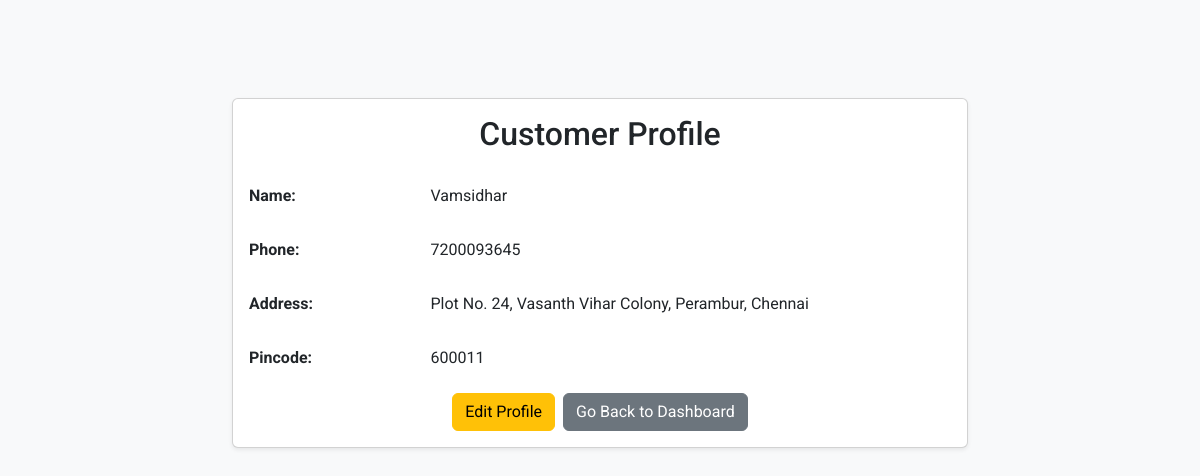
The app's page /customer_profile/1 with its own data.
### application/models.py (models this page shows)
class Customer(db.Model):
    __tablename__ = 'Customers'
    id = db.Column(db.Integer, primary_key=True, autoincrement=True)
    user_id = db.Column(db.Integer, db.ForeignKey('Users.id', ondelete="CASCADE"), nullable=False)
    name = db.Column(db.Text, nullable=False)
    phone = db.Column(db.Text, nullable=False)
    address = db.Column(db.Text, nullable=False)
    pincode = db.Column(db.Integer, nullable=False)
    is_blocked = db.Column(db.Boolean, default = False)
    user = db.relationship('User', back_populates='customer')
    service_requests = db.relationship(
        'ServiceRequest',
        back_populates='customer',
        cascade="all, delete-orphan"
    )
    reviews = db.relationship(
        'Review',
        back_populates='customer',
        cascade="all, delete-orphan"
    )

### app.py (the view)
@app.route('/customer_profile/<int:customer_id>')
def customer_profile(customer_id):
    customer = Customer.query.get_or_404(customer_id)
    return render_template('customer_profile.html', customer=customer)

### templates/customer_profile.html (shortened to what this page needs)
<html lang="en">
<head>
    <link href="https://cdn.jsdelivr.net/npm/bootstrap@5.3.3/dist/css/bootstrap.min.css" rel="stylesheet">
</head>
<body>
    <div class="container mt-5">
        <div class="row justify-content-center">
            <div class="col-md-8">
                <div class="card shadow-sm">
                    <div class="card-body">
                        <h2 class="card-title text-center mb-4">Customer Profile</h2>
                        <div class="row mb-3">
                            <label class="col-sm-3 col-form-label fw-bold">Name:</label>
                            <div class="col-sm-9">
                                <div class="form-control-plaintext">{{ customer.name }}</div>
                            </div>
                        </div>
                        <div class="row mb-3">
                            <label class="col-sm-3 col-form-label fw-bold">Phone:</label>
                            <div class="col-sm-9">
                                <div class="form-control-plaintext">{{ customer.phone }}</div>
                            </div>
                        </div>
                        <div class="row mb-3">
                            <label class="col-sm-3 col-form-label fw-bold">Address:</label>
                            <div class="col-sm-9">
                                <div class="form-control-plaintext">{{ customer.address }}</div>
                            </div>
                        </div>
                        <div class="row mb-3">
                            <label class="col-sm-3 col-form-label fw-bold">Pincode:</label>
                            <div class="col-sm-9">
                                <div class="form-control-plaintext">{{ customer.pincode }}</div>
                            </div>
                        </div>
                        <div class="d-flex justify-content-center mt-3">
                            <a href="{{ url_for('edit_customer_profile', customer_id=customer.id) }}" class="btn btn-warning me-2">Edit Profile</a>
                            <a href="{{ url_for('customer_dashboard', customer_id=customer.id) }}" class="btn btn-secondary">Go Back to Dashboard</a>
                        </div>
                    </div>
                </div>
            </div>
        </div>
    </div>
</body>
</html>

### templates/customer_profile.html (style rules this page uses)
body { font-family: 'Roboto', sans-serif; background-color: #f8f9fa; padding-top: 50px; }

### records on screen
Customer: name "Vamsidhar", phone "7200093645", address "Plot No. 24, Vasanth Vihar Colony, Perambur, Chennai", pincode "600011"
